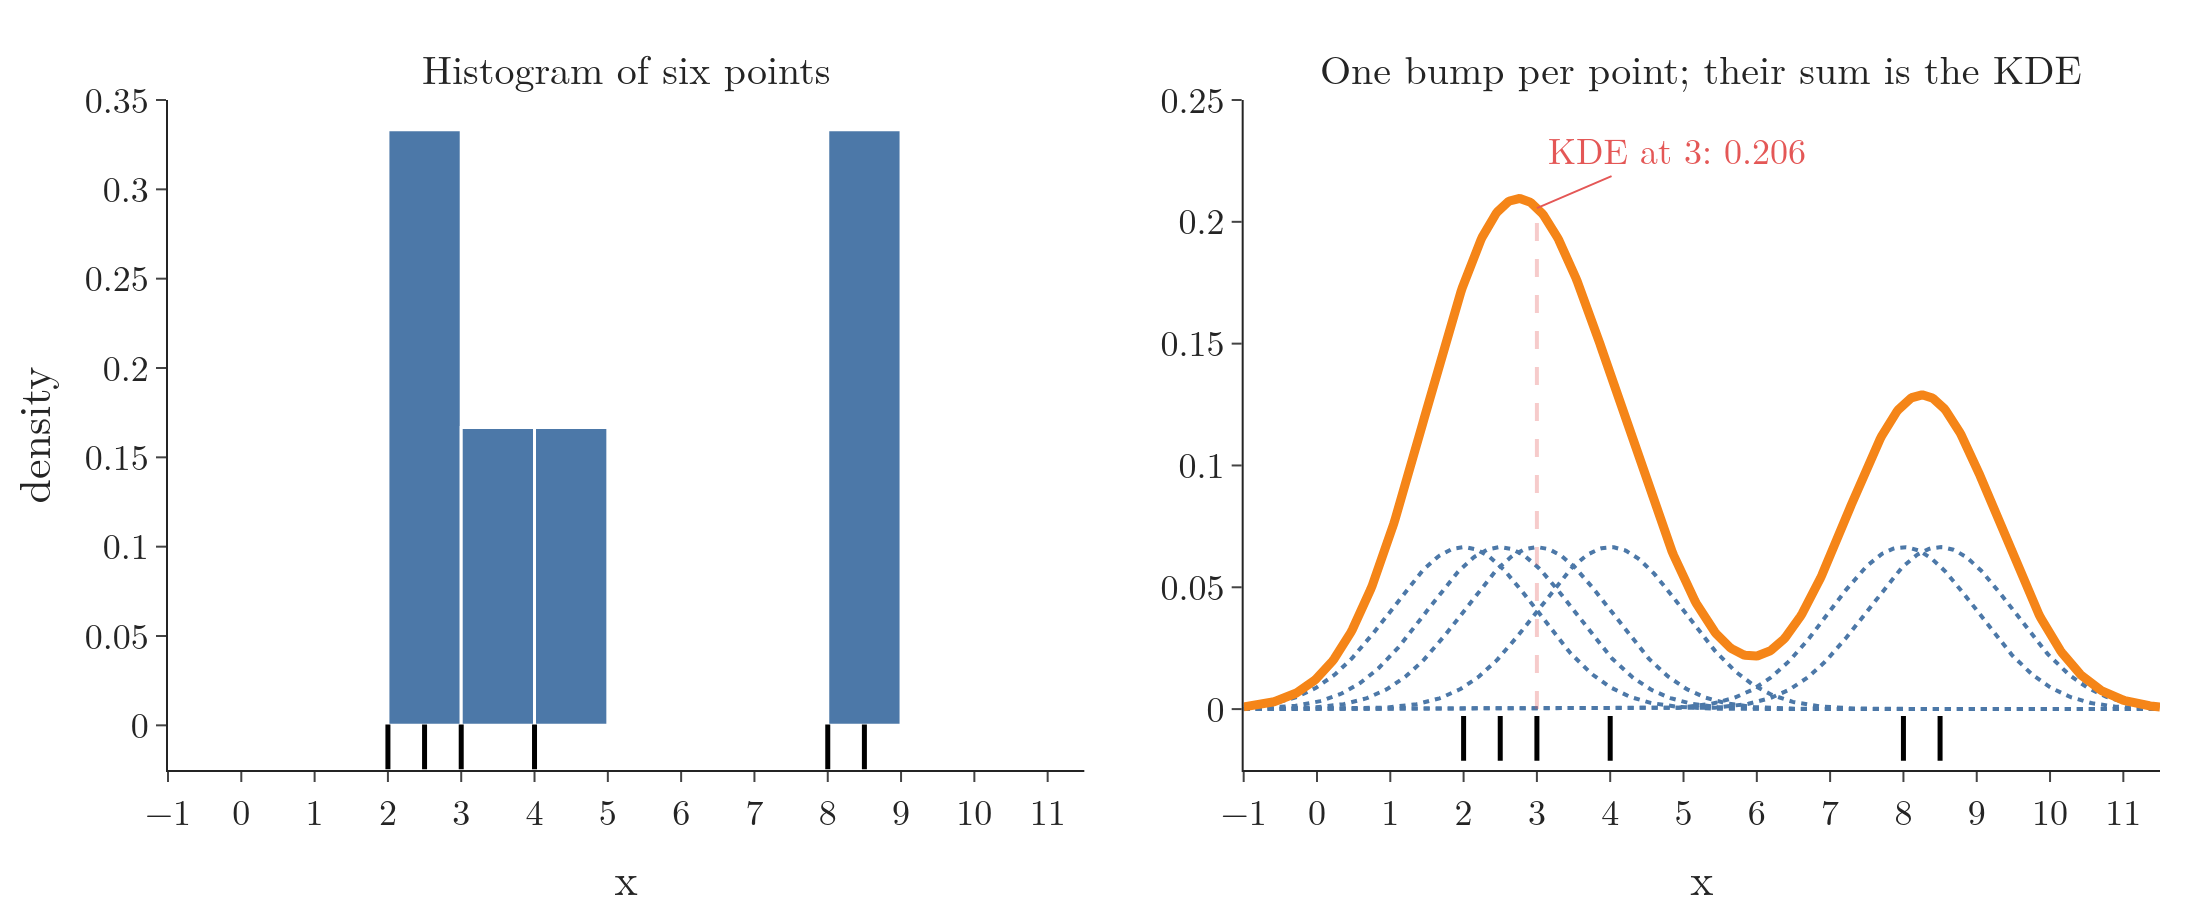

The Python source for this figure:
"""KDE by hand: a Gaussian bump (bandwidth 1) on each of six points; their sum divided by n is the KDE."""
from pathlib import Path
import numpy as np
from plotly.subplots import make_subplots
from scipy import stats

here = Path(__file__).parent
pts = np.array([2, 2.5, 3, 4, 8, 8.5])
h = 1.0
x = np.linspace(-1, 11.5, 600)
bumps = [stats.norm.pdf((x - p) / h) / (len(pts) * h) for p in pts]
kde = np.sum(bumps, axis=0)
fig = make_subplots(rows=1, cols=2, horizontal_spacing=0.08,
                    subplot_titles=["Histogram of six points", "One bump per point; their sum is the KDE"])
fig.add_histogram(x=pts, xbins=dict(start=0, end=11, size=1), histnorm="probability density",
                  marker=dict(color="#4C78A8", line=dict(color="white", width=1.5)), row=1, col=1)
for b in bumps:
    fig.add_scatter(x=x, y=b, mode="lines", line=dict(color="#4C78A8", width=2, dash="dot"), row=1, col=2)
fig.add_scatter(x=x, y=kde, mode="lines", line=dict(color="#F58518", width=4.5), row=1, col=2)
for col in (1, 2):
    fig.add_scatter(x=pts, y=np.full(len(pts), -0.012), mode="markers", row=1, col=col,
                    marker=dict(symbol="line-ns-open", size=16, color="black", line=dict(width=2.5)))
fig.add_shape(type="line", x0=3, x1=3, y0=0, y1=kde[np.argmin(abs(x - 3))], line=dict(color="#E45756", dash="dash", width=2),
              row=1, col=2)
fig.add_annotation(x=3, y=kde[np.argmin(abs(x - 3))], text="KDE at 3: 0.206", ax=70, ay=-30, font=dict(size=18, color="#E45756"),
                   arrowcolor="#E45756", row=1, col=2)
fig.update_xaxes(title_text="x", range=[-1, 11.5], dtick=1)
fig.update_yaxes(title_text="density", range=[-0.025, 0.35], row=1, col=1)
fig.update_yaxes(range=[-0.025, 0.25], row=1, col=2)
fig.update_annotations(selector=dict(xref="paper"), font_size=20)
fig.update_layout(template="simple_white", width=1100, height=460, showlegend=False,
                  font=dict(family="Latin Modern Roman", size=18), margin=dict(l=70, r=20, t=50, b=50))
fig.write_image(here / "kde_build.png", scale=2)
fig.write_image(here / "kde_build.pdf")
